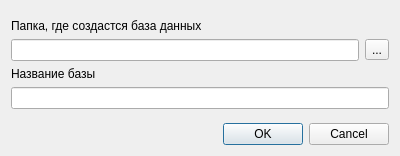
<?xml version="1.0" encoding="UTF-8"?>
<ui version="4.0">
 <class>CreateNewDB</class>
 <widget class="QDialog" name="CreateNewDB">
  <property name="windowModality">
   <enum>Qt::ApplicationModal</enum>
  </property>
  <property name="geometry">
   <rect>
    <x>0</x>
    <y>0</y>
    <width>400</width>
    <height>156</height>
   </rect>
  </property>
  <property name="windowTitle">
   <string>Dialog</string>
  </property>
  <layout class="QVBoxLayout" name="verticalLayout">
   <item>
    <spacer name="verticalSpacer">
     <property name="orientation">
      <enum>Qt::Vertical</enum>
     </property>
     <property name="sizeHint" stdset="0">
      <size>
       <width>20</width>
       <height>0</height>
      </size>
     </property>
    </spacer>
   </item>
   <item>
    <widget class="QLabel" name="label">
     <property name="text">
      <string>Папка, где создастся база данных</string>
     </property>
    </widget>
   </item>
   <item>
    <layout class="QHBoxLayout" name="horizontalLayout">
     <item>
      <widget class="QLineEdit" name="newPath">
       <property name="readOnly">
        <bool>true</bool>
       </property>
      </widget>
     </item>
     <item>
      <widget class="QToolButton" name="choosePath">
       <property name="text">
        <string>...</string>
       </property>
      </widget>
     </item>
    </layout>
   </item>
   <item>
    <widget class="QLabel" name="label_2">
     <property name="text">
      <string>Название базы</string>
     </property>
    </widget>
   </item>
   <item>
    <widget class="QLineEdit" name="DBName"/>
   </item>
   <item>
    <spacer name="verticalSpacer_2">
     <property name="orientation">
      <enum>Qt::Vertical</enum>
     </property>
     <property name="sizeHint" stdset="0">
      <size>
       <width>20</width>
       <height>0</height>
      </size>
     </property>
    </spacer>
   </item>
   <item>
    <widget class="QDialogButtonBox" name="buttonBox">
     <property name="orientation">
      <enum>Qt::Horizontal</enum>
     </property>
     <property name="standardButtons">
      <set>QDialogButtonBox::Cancel|QDialogButtonBox::Ok</set>
     </property>
    </widget>
   </item>
  </layout>
 </widget>
 <resources/>
 <connections>
  <connection>
   <sender>buttonBox</sender>
   <signal>accepted()</signal>
   <receiver>CreateNewDB</receiver>
   <slot>accept()</slot>
   <hints>
    <hint type="sourcelabel">
     <x>248</x>
     <y>254</y>
    </hint>
    <hint type="destinationlabel">
     <x>157</x>
     <y>274</y>
    </hint>
   </hints>
  </connection>
  <connection>
   <sender>buttonBox</sender>
   <signal>rejected()</signal>
   <receiver>CreateNewDB</receiver>
   <slot>reject()</slot>
   <hints>
    <hint type="sourcelabel">
     <x>316</x>
     <y>260</y>
    </hint>
    <hint type="destinationlabel">
     <x>286</x>
     <y>274</y>
    </hint>
   </hints>
  </connection>
 </connections>
</ui>
